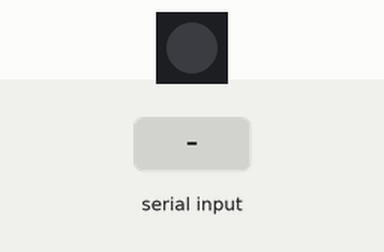
Bench run of a sketch on a simulated ESP32. Shown: 1 RGB LEDs in strip order, left to right. Inputs (shaded band) come from the test bench. EEPROM starts erased; what the sketch prints to the serial monitor is not drawn.

Above: at 1.2 s.
1.3 s: "GET_SCHEMA\n" received over Serial
At 1.9 s:
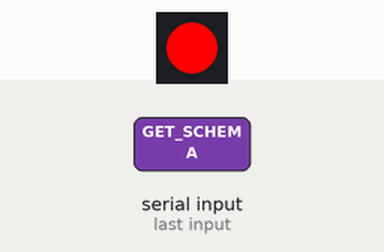
Timing chart, 0 to 10.3 s (numbered marks = the images above; inputs shaded):
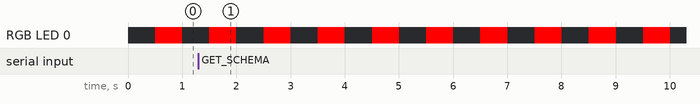

The sketch:

RGB_blink_example_NVS.ino
```cpp
#include <Arduino.h>
#include <Preferences.h>
#include <ArduinoJson.h>
#include <Adafruit_NeoPixel.h>

Preferences prefs;
const char* NVS_NAMESPACE = "config";

// --- Parameter Metadata Structure ---
struct Parameter {
    const char* key;
    const char* label;
    const char* type; // "int" or "str"
    int min_val;
    int max_val;
};

// --- Define your Schema here ---
Parameter schema[] = {
    {"led_pin", "LED GPIO Pin", "int", 0, 20},
    {"red",     "Red Channel",  "int", 0, 255},
    {"green",   "Green Channel", "int", 0, 255},
    {"blue",    "Blue Channel",  "int", 0, 255},
    {"freq",    "Blink Speed (ms)", "int", 10, 5000}
};
const int schema_count = sizeof(schema) / sizeof(Parameter);

Adafruit_NeoPixel* pixels = nullptr;
unsigned long lastMillis = 0;
bool ledState = false;

void initLED(int pin) {
    if (pixels) { pixels->clear(); pixels->show(); delete pixels; }
    pixels = new Adafruit_NeoPixel(1, pin, NEO_GRB + NEO_KHZ800);
    pixels->begin();
}

void sendSchema() {
    JsonDocument doc;
    JsonArray params = doc.to<JsonArray>();

    for (int i = 0; i < schema_count; i++) {
        JsonObject p = params.add<JsonObject>();
        p["key"] = schema[i].key;
        p["label"] = schema[i].label;
        p["type"] = schema[i].type;
        p["min"] = schema[i].min_val;
        p["max"] = schema[i].max_val;

        // Fetch current value from NVS
        if (strcmp(schema[i].type, "int") == 0) {
            p["val"] = prefs.getInt(schema[i].key, schema[i].min_val);
        } else {
            p["val"] = prefs.getString(schema[i].key, "");
        }
    }
    serializeJson(doc, Serial);
    Serial.println();
}

void setup() {
    Serial.begin(115200);
    prefs.begin(NVS_NAMESPACE, false);
    initLED(prefs.getInt("led_pin", 8));
}

void loop() {
    // 1. Blink Logic
    int freq = prefs.getInt("freq", 500);
    if (millis() - lastMillis >= freq) {
        lastMillis = millis();
        ledState = !ledState;
        if (ledState && pixels) {
            pixels->setPixelColor(0, pixels->Color(prefs.getInt("red", 255), prefs.getInt("green", 0), prefs.getInt("blue", 0)));
        } else if (pixels) {
            pixels->setPixelColor(0, 0);
        }
        if (pixels) pixels->show();
    }

    // 2. Serial Logic
    if (Serial.available()) {
        String input = Serial.readStringUntil('\n');
        if (input == "GET_SCHEMA") {
            sendSchema();
        }
        else if (input.startsWith("SET_VAR:")) {
            JsonDocument update;
            deserializeJson(update, input.substring(8));
            const char* key = update["key"];
            int val = update["val"];

            // Server-side Safety Check: Validate against schema before saving
            for (int i = 0; i < schema_count; i++) {
                if (strcmp(schema[i].key, key) == 0) {
                    if (val >= schema[i].min_val && val <= schema[i].max_val) {
                        prefs.putInt(key, val);
                        if (strcmp(key, "led_pin") == 0) initLED(val);
                        Serial.println("OK");
                    } else {
                        Serial.println("ERROR: Out of bounds");
                    }
                    break;
                }
            }
        }
    }
}
```
